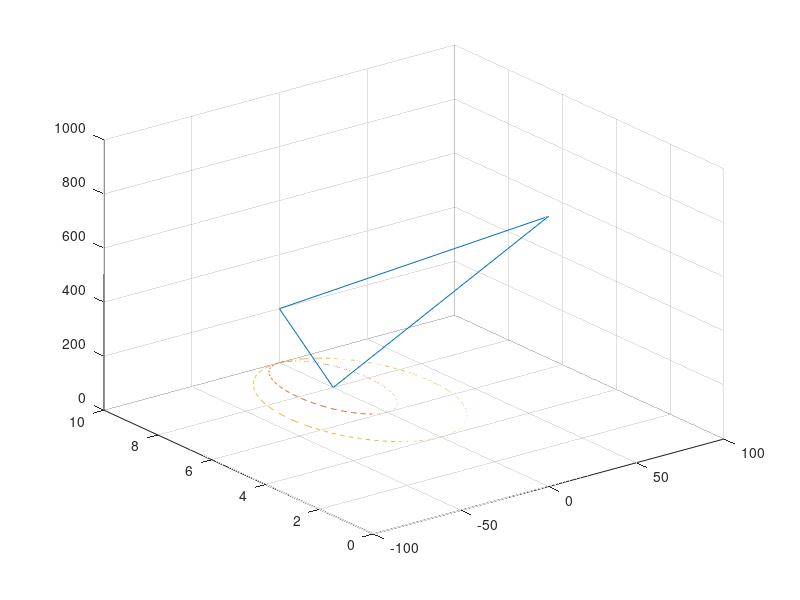

Reproduce this figure in MATLAB.
clc;close all;clear all;

plot3([0 0 0 0],[0 8 10 0],[1000 0 200 1000]);
grid on;
hold on;
t = 0:0.01:2*pi;
eclipse_x = 20*cos(t);
eclipse_z = 2*sin(t)+8;
plot(eclipse_x,eclipse_z,'--');
eclipse_x = 40*cos(t);
eclipse_z = 3*sin(t)+7;
plot(eclipse_x,eclipse_z,'--');
axis([-100 100 0 10 0 1000]);